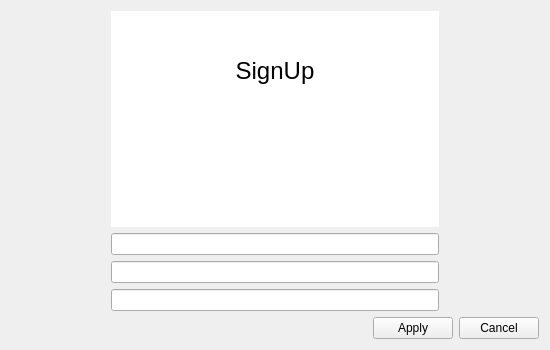
<?xml version="1.0" encoding="UTF-8"?>
<ui version="4.0">
 <class>Registration</class>
 <widget class="QWidget" name="Registration">
  <property name="geometry">
   <rect>
    <x>0</x>
    <y>0</y>
    <width>550</width>
    <height>350</height>
   </rect>
  </property>
  <property name="windowTitle">
   <string>Form</string>
  </property>
  <property name="layoutDirection">
   <enum>Qt::LayoutDirection::LeftToRight</enum>
  </property>
  <layout class="QHBoxLayout" name="horizontalLayout_3">
   <item>
    <layout class="QVBoxLayout" name="verticalLayout_4">
     <item>
      <layout class="QVBoxLayout" name="verticalLayout_3">
       <item>
        <layout class="QHBoxLayout" name="horizontalLayout">
         <item>
          <layout class="QVBoxLayout" name="verticalLayout">
           <item>
            <layout class="QVBoxLayout" name="verticalLayout_2">
             <property name="leftMargin">
              <number>100</number>
             </property>
             <property name="rightMargin">
              <number>100</number>
             </property>
             <item>
              <widget class="QTextEdit" name="signUpText">
               <property name="frameShape">
                <enum>QFrame::Shape::NoFrame</enum>
               </property>
               <property name="frameShadow">
                <enum>QFrame::Shadow::Sunken</enum>
               </property>
               <property name="readOnly">
                <bool>true</bool>
               </property>
               <property name="html">
                <string>&lt;!DOCTYPE HTML PUBLIC &quot;-//W3C//DTD HTML 4.0//EN&quot; &quot;http://www.w3.org/TR/REC-html40/strict.dtd&quot;&gt;
&lt;html&gt;&lt;head&gt;&lt;meta name=&quot;qrichtext&quot; content=&quot;1&quot; /&gt;&lt;meta charset=&quot;utf-8&quot; /&gt;&lt;style type=&quot;text/css&quot;&gt;
p, li { white-space: pre-wrap; }
hr { height: 1px; border-width: 0; }
li.unchecked::marker { content: &quot;\2610&quot;; }
li.checked::marker { content: &quot;\2612&quot;; }
&lt;/style&gt;&lt;/head&gt;&lt;body style=&quot; font-family:'Segoe UI'; font-size:9pt; font-weight:400; font-style:normal;&quot;&gt;
&lt;p align=&quot;center&quot; style=&quot;-qt-paragraph-type:empty; margin-top:0px; margin-bottom:0px; margin-left:0px; margin-right:0px; -qt-block-indent:0; text-indent:0px;&quot;&gt;&lt;br /&gt;&lt;/p&gt;
&lt;p align=&quot;center&quot; style=&quot;-qt-paragraph-type:empty; margin-top:0px; margin-bottom:0px; margin-left:0px; margin-right:0px; -qt-block-indent:0; text-indent:0px; font-size:18pt;&quot;&gt;&lt;br /&gt;&lt;/p&gt;
&lt;p align=&quot;center&quot; style=&quot; margin-top:0px; margin-bottom:0px; margin-left:0px; margin-right:0px; -qt-block-indent:0; text-indent:0px;&quot;&gt;&lt;span style=&quot; font-size:18pt;&quot;&gt;SignUp&lt;/span&gt;&lt;/p&gt;&lt;/body&gt;&lt;/html&gt;</string>
               </property>
              </widget>
             </item>
             <item>
              <widget class="QLineEdit" name="nickEdit"/>
             </item>
             <item>
              <widget class="QLineEdit" name="loginEdit"/>
             </item>
             <item>
              <widget class="QLineEdit" name="passwordEdit"/>
             </item>
            </layout>
           </item>
          </layout>
         </item>
        </layout>
       </item>
       <item>
        <layout class="QHBoxLayout" name="horizontalLayout_2">
         <item>
          <spacer name="horizontalSpacer">
           <property name="orientation">
            <enum>Qt::Orientation::Horizontal</enum>
           </property>
           <property name="sizeHint" stdset="0">
            <size>
             <width>40</width>
             <height>20</height>
            </size>
           </property>
          </spacer>
         </item>
         <item>
          <widget class="QPushButton" name="applyButton">
           <property name="text">
            <string>Apply</string>
           </property>
          </widget>
         </item>
         <item>
          <widget class="QPushButton" name="cancelButton">
           <property name="text">
            <string>Cancel</string>
           </property>
          </widget>
         </item>
        </layout>
       </item>
      </layout>
     </item>
    </layout>
   </item>
  </layout>
 </widget>
 <resources/>
 <connections/>
</ui>
